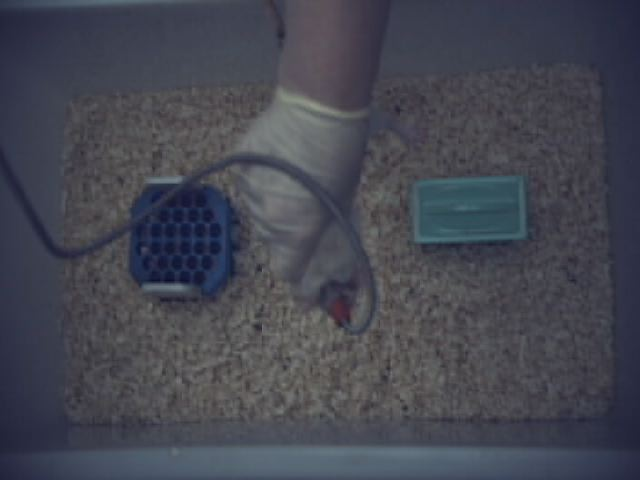
%> input picture Examples/Demo programs/Vision/Video Processing Machine/W_L_Object 10 07 2017 (green and blue objects)/Object 24 Session 2/time 17-07-10 15-34-38 0001.jpg, 640 x 480 px
$ octave reconstruct_02.m   (GNU Octave 9; MATLAB toolbox functions it lacks are replaced by stand-ins)
%> lines starting %> are read from the running program, lines starting %| are printed output that depends on the picture
%
% (c) 2017 Alexei A. Morozov
%
% This Matlab script creates the inverse matrix of
% projective transformation and reconstructs source
% image of given scene.
%
clc;
close('all');
clear('all');
%
InputImage= 'time 17-07-10 15-34-38 0001.jpg';
%
disp(['Input image: ',InputImage]);
%
% Input data:
%
% input_points
% m-by-2, double matrix containing the x- and y-coordinates
% of defining points in physical space (in meters).
% base_points
% m-by-2, double matrix containing the x- and y-coordinates
% of defining points in the video (in pixels).
%
%      For instance:
%          Point (Col,Row) (pixels)  (X,Y) (meters)
%              1 (64,88)             (0,6.715)
%              2 (211,40)            (11.16,6.70)
%              3 (349,184)           (15.45,1.90)
%              4 (39,187)            (0,0)
%
% input_points= [0,  6.715; 11.16, 6.70; 15.45, 1.90; 0,  0];
% base_points=  [64, 88;    211,   40;   349,   184;  39, 187];
%
input_points= [ 0,  0; 0.56,  0; 0.56, 0.30;  0, 0.30];
base_points=  [66, 98;  598, 64;  617,  418; 59,  426];
%
ExpectedMinimalX= -1; % [meters]
ExpectedMaximalX=  1; % [meters]
ExpectedMinimalY= -1; % [meter]
ExpectedMaximalY=  1; % [meters]
%
disp(['Expected minimal X: ',num2str(ExpectedMinimalX),' [m]']);
disp(['Expected maximal X: ',num2str(ExpectedMaximalX),' [m]']);
disp(['Expected minimal Y: ',num2str(ExpectedMinimalY),' [m]']);
disp(['Expected maximal Y: ',num2str(ExpectedMaximalY),' [m]']);
%
disp('X,Y co-ordinates of defining points in meters:');
disp(num2str(input_points,' %0.4f'));
disp('X,Y co-ordinates of defining points in pixels:');
disp(num2str(base_points,' %0.4f'));
%
t_proj= cp2tform(input_points,base_points,'projective');
T= t_proj.tdata.T;
M= t_proj.tdata.Tinv;
%
disp('Projective transformation matrix:');
disp(num2str(T,' %0.4f'));
%
disp('Inverse matrix of projective transformation:');
disp(num2str(M,' %0.4f'));
disp('This matrix is to be used in the demos.');
%
disp('=======================================');
disp('Self-check (1): Image -> Physical space');
disp('=======================================');
%
for n=1:4,
	u= base_points(n,1);
	v= base_points(n,2);
	disp(['Expected: u=',num2str(u),' v=',num2str(v)]);
	x= input_points(n,1);
	y= input_points(n,2);
	Q= T'*[x;y;1];
	Q= Q / Q(3);
	u= Q(1);
	v= Q(2);
	disp(['Obtained: u=',num2str(u),' v=',num2str(v)]);
end;
%
disp('=======================================');
disp('Self-check (2): Physical space -> Image');
disp('=======================================');
%
for n=1:4,
	x= input_points(n,1);
	y= input_points(n,2);
	disp(['Expected: x=',num2str(x),' y=',num2str(y)]);
	u= base_points(n,1);
	v= base_points(n,2);
	Q= M'*[u;v;1];
	Q= Q / Q(3);
	x= Q(1);
	y= Q(2);
	disp(['Obtained: x=',num2str(x),' y=',num2str(y)]);
end;
%
disp('=======================================');
disp('Read and display input image');
disp('=======================================');
%
Iin= imread(InputImage);
%> Iin is the input picture: size 480x640x3 uint8; mean R, G, B 68.9, 70.8, 81.3
%
Fig= 1001;
figure(Fig);
set(figure(Fig),'Color',[1,1,1]);
set(figure(Fig),'NumberTitle','off');
set(figure(Fig),'name',['Transformed image: ',InputImage]);
%
imshow(Iin);
%
title(	['Transformed image: ',InputImage],...
	'FontName','Arial',...
	'FontSize',18,...
	'FontWeight','bold',...
	'interpreter','none');
set(gca,'FontName','Arial');
set(gca,'FontSize',18);
set(gca,'FontWeight','bold');
%
disp('=======================================');
disp('Reconstruct and display source image');
disp('=======================================');
%
Matrix= im2double(Iin);
[Height,Width,N3]= size(Matrix);
%> Height = 480; Width = 640; N3 = 3
%
W= zeros(Height,Width);
H= zeros(Height,Width);
%
for n=1:Width,
	for m=1:Height;
		Vector1= [n;m;1];
		Vector2= M'*Vector1;
		Vector3= Vector2 / Vector2(3);
		W(m,n)= Vector3(1);
		H(m,n)= Vector3(2);
	end;
end;
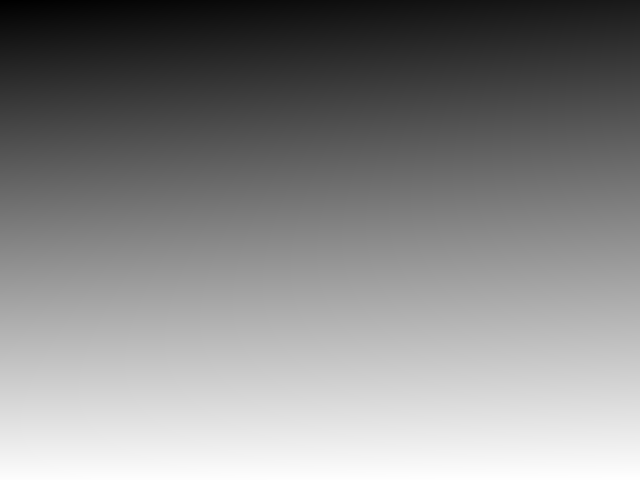
%> H: size 480x640 double; min -0.0993, max 0.35, mean 0.141; drawn with min black and max white
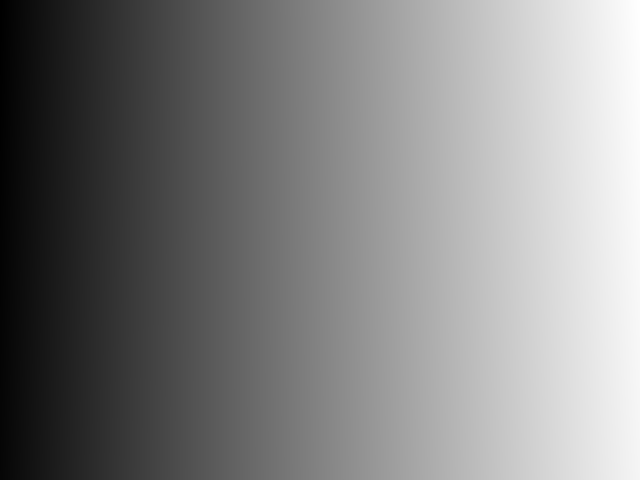
%> W: size 480x640 double; min -0.0783, max 0.604, mean 0.271; drawn with min black and max white
%
for n=1:Width,
	for m=1:Height;
		V1= W(m,n);
		V2= H(m,n);
		if V1 < ExpectedMinimalX,
			V1= ExpectedMinimalX;
		end;
		if V1 > ExpectedMaximalX,
			V1= ExpectedMaximalX;
		end;
		if V2 < ExpectedMinimalY,
			V2= ExpectedMinimalY;
		end;
		if V2 > ExpectedMaximalY,
			V2= ExpectedMaximalY;
		end;
		W(m,n)= V1;
		H(m,n)= V2;
	end;
end;
%
MinW= min(min(W));
%> MinW = -0.0783
MaxW= max(max(W));
%> MaxW = 0.604
MinH= min(min(H));
%> MinH = -0.0993
MaxH= max(max(H));
%> MaxH = 0.35
%
W= (W - MinW) ./ (MaxW - MinW) * (Width - 1) + 1;
H= (H - MinH) ./ (MaxH - MinH) * (Height - 1) + 1;
%
D= zeros(Height,Width,N3);
%
for n=1:Width,
	for m=1:Height;
		M1= round(H(m,n));
		if M1 < 1 || M1 > Height,
			continue;
		end;
		N1= round(W(m,n));
		if N1 < 1 || N1 > Width,
			continue;
		end;
		D(M1,N1,:)= Matrix(m,n,:);
	end;
end;
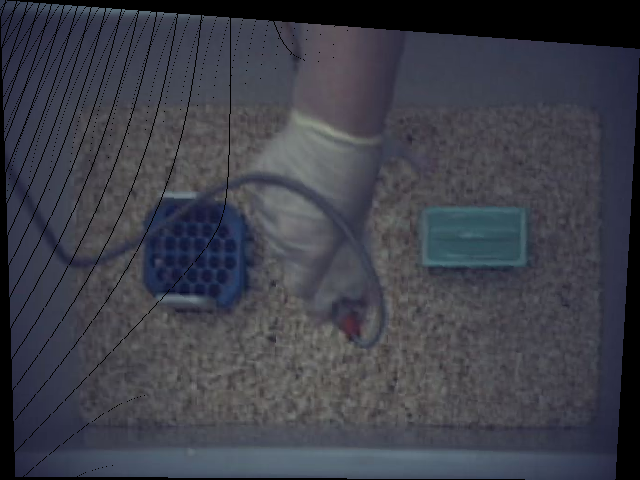
%> D: size 480x640x3 double; mean R, G, B 0.244, 0.251, 0.288
%
output= D;
%
Fig= 1002;
figure(Fig);
set(figure(Fig),'Color',[1,1,1]);
set(figure(Fig),'NumberTitle','off');
set(figure(Fig),'name','Reconstructed image');
%
imshow(output);
%
title(	'Reconstructed image',...
	'FontName','Arial',...
	'FontSize',18,...
	'FontWeight','bold',...
	'interpreter','none');
set(gca,'FontName','Arial');
set(gca,'FontSize',18);
set(gca,'FontWeight','bold');
%
imwrite(output,'reconstructed_02.png','png');
